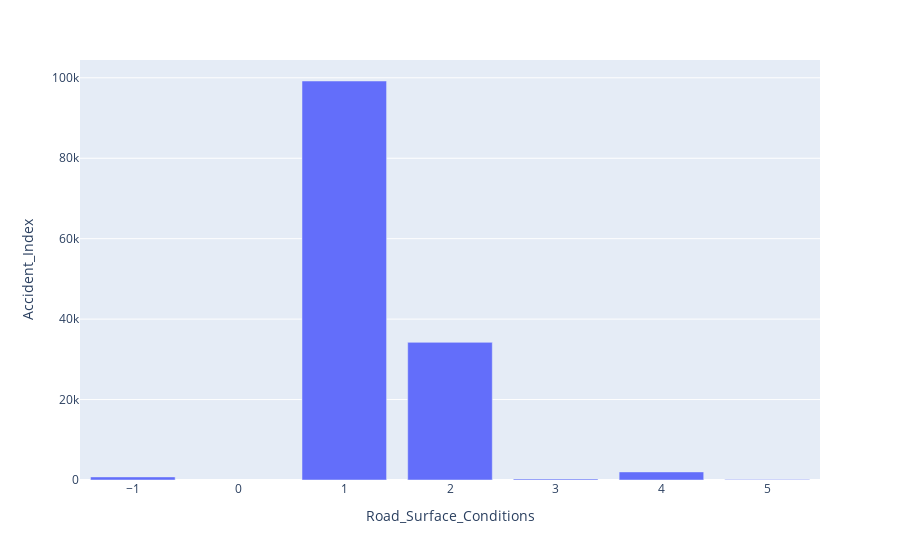

Here is the notebook cell this chart was saved with:
### Markdown cell above
### Hypothesis Testing

### Code cell
import plotly.express as px

groups = accidents.groupby('Road_Surface_Conditions')['Accident_Index'].count()

groups = pd.DataFrame(groups)

groups.reset_index(inplace=True)

groups

px.bar(groups,
        x='Road_Surface_Conditions',
      y='Accident_Index')

### Figure 1 — Plotly figure (JSON) as saved in the notebook; plotly's stock layout.template omitted (floating-point values rounded to 4 significant figures)
{"data": [{"alignmentgroup": "True", "hovertemplate": "Road_Surface_Conditions=%{x}<br>Accident_Index=%{y}<extra></extra>", "legendgroup": "", "marker": {"color": "#636efa"}, "name": "", "offsetgroup": "", "orientation": "v", "showlegend": false, "textposition": "auto", "type": "bar", "x": [-1, 1, 2, 3, 4, 5], "xaxis": "x", "y": [769, 99206, 34220, 263, 2008, 155], "yaxis": "y"}], "layout": {"barmode": "relative", "legend": {"tracegroupgap": 0}, "margin": {"t": 60}, "xaxis": {"anchor": "y", "domain": [0, 1], "title": {"text": "Road_Surface_Conditions"}}, "yaxis": {"anchor": "x", "domain": [0, 1], "title": {"text": "Accident_Index"}}}}
